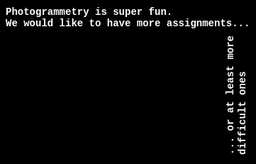
#> input picture photogrammetry 1/pho1_6_matching/images/text.png, 256 x 164 px, shrunk from 361 x 231 before the run
$ jupyter execute ex-06-lastename1-lastname2.ipynb   (shell and % lines are left out)
#> lines starting #> are read from the running program, lines starting #| are printed output that depends on the picture
###### Exercise in Photogrammetry I
## **Ex.6 : Matching**

## A. Cross Correlation

We have given an image ```I``` of an text. We would like to find all the locations of the letter 'a' in this text.

**Tasks:**
1. Load the image ```'images/text.png'``` as an grayscale image and visualize it. Convert it for further computations to float values. (1 Point)
2. Extract the letter 'a' from the image at ```I(13:22,66:75)```. The resulting patch should be of size *(9x9)*. Visualize it and print out the shape. (1 Point)
3. Write a function ```imageCorrelation(image,patch)``` which computes the correlation between an image and a patch. Compute the correlation values only for the pixels where the neighborhood is well defined. **Hint:** You can modify the function ```imageConv(...)``` from the last exercise for this. The kernel must not be flipped for the correlation.You have to normalize the kernel and the neighborhood so that both are standard normal distributed: $N_{ij} \in N(0,1), w_{ij}\in N(0,1)$. (5 Points)

4. Compute the correlation for the given image and the extracted patch. Visualize the result. (1 Point)
5. Search and mark the maxima in the correlation image. A maxima is each pixel over 80% of the global maxima. (2 Points)
6. Why are only 3 of 5 a's detected. Write your answer in a markdown cell. (1 Points)
7. How can you also detect the other 2 a's. Implement your idea and show that you can find all a's. (4 Points)

[cell 1]
# import all required modules
import skimage.io
import numpy as np
import matplotlib.pyplot as plt
import scipy.ndimage

[cell 2]
# Visualize
image = plt.imread("./images/text.png")
#> image is the input picture: shape (164, 256, 4) float32; mean R, G, B, A 0.0336, 0.0336, 0.0336, 1
image = image[:, :, 1]
#> image: shape (164, 256) float32
print("image shape, row: ", image.shape[1], ", col: ", image.shape[0])
#| image shape, row:  256 , col:  164

plt.figure()
plt.imshow(image, cmap='gray')
plt.show()

[cell 3]
# to float value
image = image.astype(np.float64)

print("image dtype: ", image.dtype)
#| image dtype:  float64

[cell 4]
# Extract letter 'a'
letter_a = image[13:22, 66:75]
print("template shape, row: ", letter_a.shape[0], ", col: ", letter_a.shape[1])
#| template shape, row:  9 , col:  9

plt.figure()
plt.imshow(letter_a, cmap='gray')
plt.show()
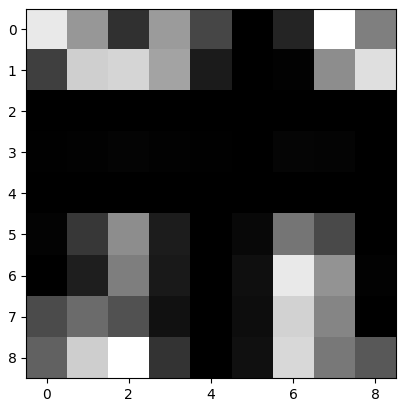
#> figure drawn by matplotlib, 1 panel

[cell 5]
# Add Gaussian Noise
mu = 0.0;
std = 0.1
image_ = np.zeros((image.shape[0], image.shape[1]))
for y in range(image.shape[0]):
    for x in range(image.shape[1]):
        image_[y, x] = image[y, x] + np.random.normal(mu, std)
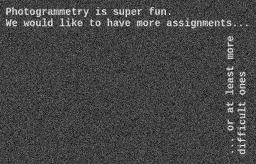
#> image_: shape (164, 256) float64; min -0.445, max 1.3, mean 0.0332; drawn with min black and max white

image_ = (image_ - np.min(image_)) / (np.max(image_) - np.min(image_))

plt.figure()
plt.imshow(image_, cmap='gray')
plt.show()

[cell 6]
import math

def imageCorrelation(image, patch):
    """ Image Correlation

    Args:
        image (numpy.array, shape = (col_i, row_i)): Original image.
        patch (numpy.array, shpae = (col_p, row_p)): template.

    Returns:
        correlation_image (numpy.array, shape = (col_i - col_p + 1, row_i - row_p + 1)).
    """
    col_i = image.shape[0]
#> col_i = 164
    row_i = image.shape[1]
#> row_i = 256

    col_p = patch.shape[0]
#> col_p = 9
    row_p = patch.shape[1]
#> row_p = 9

    correlation_image = np.zeros((col_i - col_p + 1, row_i - row_p + 1), np.float64)

    patch_std = cal_std(patch)

    for y in range(col_i - col_p + 1):
        for x in range(row_i - row_p + 1):
            image_ = image[y:y+col_p, x:x+row_p]
            correlation_image[y, x] = cal_correlatoin_std(image_, patch) / (cal_std(image_) * patch_std)

    return correlation_image

def cal_std(image):
    """Calculate Standard Deviation for images

    Args:
        image (numpy.array, shape = (col, row))

    Returns:
        std (float): standard deviation
    """

    col = image.shape[0]
#> col = 9
    row = image.shape[1]
#> row = 9

    mean_ = np.mean(image)
#> mean_ = 0.234
    sum_ = 0
    for y in range(col):
        for x in range(row):
            sum_ = sum_ + math.pow((image[y, x] - mean_), 2)
#> after the loop, sum_ = 7.75

    std = sum_ / (col * row - 1)
#> std = 0.0969

    return math.sqrt(std)

def cal_correlatoin_std(image_1, image_2):
    """Calculate cross correlatoin Standard Deviation for images

    Args:
        image_1 (numpy.array, shape = (col, row))
        image_2 (numpy.array, shape = (col, row))


    Returns:
        std (float): standard deviation
    """

    col = image_1.shape[0]
    row = image_1.shape[1]

    mean_1 = np.mean(image_1)
    mean_2 = np.mean(image_2)
    sum_ = 0
    for y in range(col):
        for x in range(row):
            sum_ = sum_ + ((image_1[y, x] - mean_1) * (image_2[y, x] - mean_2))

    std = sum_ / (col * row - 1)

    return std

[cell 7]
# Compute Correlation & Visualize
correlation_image = imageCorrelation(image_, letter_a)
#> in imageCorrelation, `patch_std = cal_std(patch)`: patch_std = 0.311
#> the loop in imageCorrelation, `for y in range(col_i - col_p + 1):` made 156 passes
#> after the loop in imageCorrelation, `for y in range(col_i - col_p + 1):`:
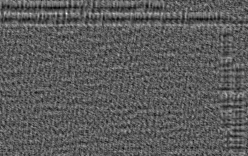
#> correlation_image: shape (156, 248) float64; min -0.531, max 0.952, mean 0.00277; drawn with min black and max white

plt.figure()
plt.imshow(correlation_image, cmap='gray')
plt.title("Correlation image")
plt.show()

[cell 8]
# Search Maxima
from matplotlib.patches import Rectangle

max_ = np.max(correlation_image)

col_, row_ = np.where(correlation_image > max_ * 0.8)

print(col_, row_)
#| [13] [66]

visual_image = np.zeros((image.shape[0], image.shape[1], 3))
visual_image[:, :, 0] = image
visual_image[:, :, 1] = image
visual_image[:, :, 2] = image
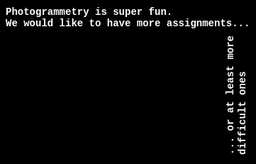
#> visual_image: shape (164, 256, 3) float64; min 0, max 1, mean 0.0336

plt.figure()
plt.imshow(visual_image)
ax = plt.gca()

for i in range(col_.shape[0]):
    rect = Rectangle((row_[i]-1, col_[i]-1), 9, 9, linewidth=1, edgecolor='r', facecolor='none')
    ax.add_patch(rect)

plt.show()
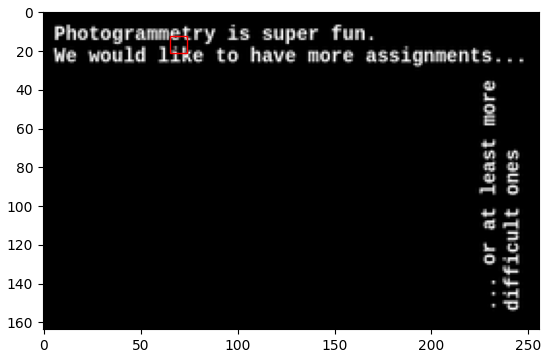
#> figure drawn by matplotlib, 1 panel

- Why we found 3 'a's
: Because only translation was considered.

[cell 9]
# Find the remaining two 'a's

rot_image_ = np.rot90(np.rot90(np.rot90(image_)))
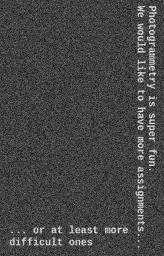
#> rot_image_: shape (256, 164) float64; min 0, max 1, mean 0.274
plt.figure()
plt.imshow(rot_image_, cmap='gray')
plt.show()

[cell 10]
# Compute Correlation & Visualize
correlation_rot_image = imageCorrelation(rot_image_, letter_a)
#> after the loop in imageCorrelation (call 2), `for y in range(col_i - col_p + 1):`:
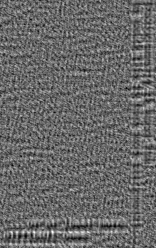
#> correlation_image: shape (248, 156) float64; min -0.464, max 0.661, mean 0.00169; drawn with min black and max white

plt.figure()
plt.imshow(correlation_rot_image, cmap='gray')
plt.title("Correlation image")
plt.show()

[cell 11]
# Search Maxima
max_ = np.max(correlation_rot_image)

rot_image = np.rot90(np.rot90(np.rot90(image)))
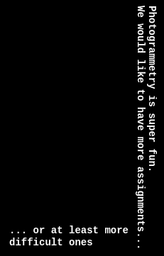
#> rot_image: shape (256, 164) float64; min 0, max 1, mean 0.0336

col_rot, row_rot = np.where(correlation_rot_image > max_ * 0.8)

print(col_rot, row_rot)
#| [231 232 232 232 232 232 232] [52 11 34 52 70 82 88]

visual_rot_image = np.zeros((rot_image.shape[0], rot_image.shape[1], 3))
visual_rot_image[:, :, 0] = rot_image
visual_rot_image[:, :, 1] = rot_image
visual_rot_image[:, :, 2] = rot_image
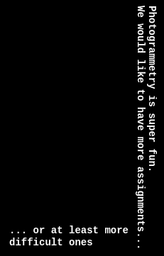
#> visual_rot_image: shape (256, 164, 3) float64; min 0, max 1, mean 0.0336

plt.figure()
plt.imshow(visual_rot_image)
ax = plt.gca()

for i in range(col_rot.shape[0]):
    rect = Rectangle((row_rot[i]-1, col_rot[i]-1), 9, 9, linewidth=1, edgecolor='r', facecolor='none')
    ax.add_patch(rect)

plt.show()
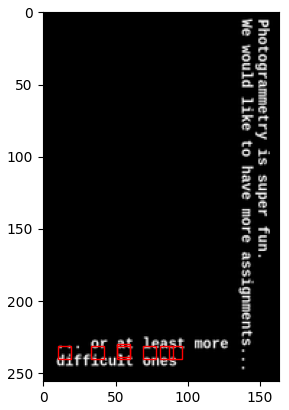
#> figure drawn by matplotlib, 1 panel
